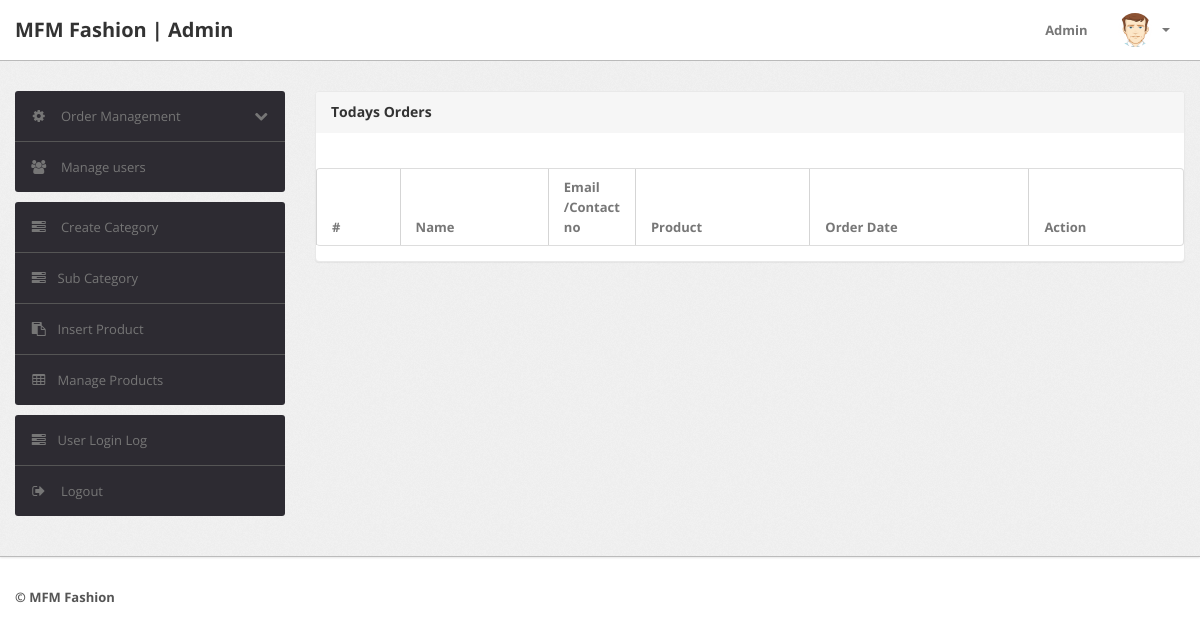
The page /shopping/admin/todays-orders.php (signed in) on the database as committed earlier.
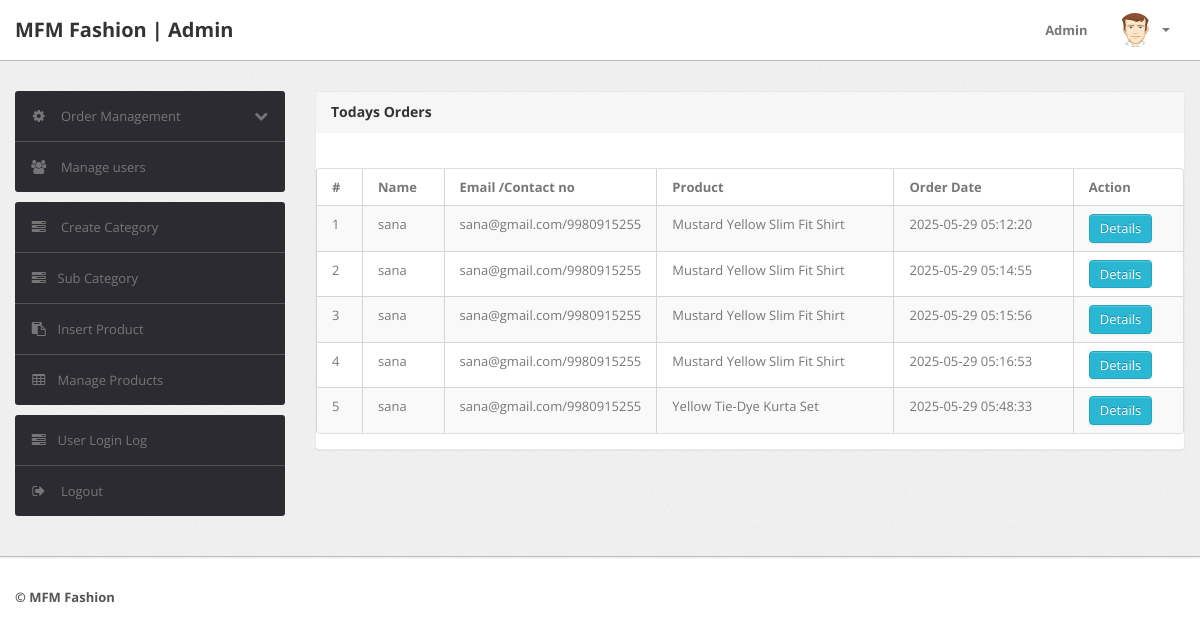
The same page on the database as committed later.
### tables this page shows
CREATE TABLE `orders` (
  `id` int(11) NOT NULL,
  `userId` int(11) DEFAULT NULL,
  `productId` varchar(255) DEFAULT NULL,
  `quantity` int(11) DEFAULT NULL,
  `orderDate` timestamp NOT NULL DEFAULT current_timestamp(),
  `paymentMethod` varchar(50) DEFAULT NULL,
  `orderStatus` varchar(55) DEFAULT NULL
);

CREATE TABLE `users` (
  `id` int(11) NOT NULL,
  `name` varchar(255) DEFAULT NULL,
  `email` varchar(255) DEFAULT NULL,
  `contactno` bigint(11) DEFAULT NULL,
  `password` varchar(255) DEFAULT NULL,
  `shippingAddress` longtext DEFAULT NULL,
  `shippingState` varchar(255) DEFAULT NULL,
  `shippingCity` varchar(255) DEFAULT NULL,
  `shippingPincode` int(11) DEFAULT NULL,
  `billingAddress` longtext DEFAULT NULL,
  `billingState` varchar(255) DEFAULT NULL,
  `billingCity` varchar(255) DEFAULT NULL,
  `billingPincode` int(11) DEFAULT NULL,
  `regDate` timestamp NOT NULL DEFAULT current_timestamp(),
  `updationDate` varchar(255) DEFAULT NULL
);

CREATE TABLE `products` (
  `id` int(11) NOT NULL,
  `category` int(11) NOT NULL,
  `subCategory` int(11) DEFAULT NULL,
  `productName` varchar(255) DEFAULT NULL,
  `productCompany` varchar(255) DEFAULT NULL,
  `productPrice` int(11) DEFAULT NULL,
  `productPriceBeforeDiscount` int(11) DEFAULT NULL,
  `productDescription` longtext DEFAULT NULL,
  `productImage1` varchar(255) DEFAULT NULL,
  `productImage2` varchar(255) DEFAULT NULL,
  `productImage3` varchar(255) DEFAULT NULL,
  `shippingCharge` int(11) DEFAULT NULL,
  `productAvailability` varchar(255) DEFAULT NULL,
  `postingDate` timestamp NULL DEFAULT current_timestamp(),
  `updationDate` varchar(255) DEFAULT NULL,
  `stock_quantity` int(11) NOT NULL DEFAULT 0
);

### shopping/admin/todays-orders.php (the view, shortened to what this page needs)
<?php
include('include/config.php');
if(strlen($_SESSION['alogin'])==0)
	{
header('location:index.php');
}
else{
?>
<!DOCTYPE html>
<html lang="en">
<head>
	<link type="text/css" href="bootstrap/css/bootstrap.min.css" rel="stylesheet">
	<link type="text/css" href="bootstrap/css/bootstrap-responsive.min.css" rel="stylesheet">
	<link type="text/css" href="css/theme.css" rel="stylesheet">
	<link type="text/css" href="images/icons/css/font-awesome.css" rel="stylesheet">
</head>
<body>
<?php include('include/header.php');?>
	<div class="wrapper">
		<div class="container">
			<div class="row">
<?php include('include/sidebar.php');?>
			<div class="span9">
					<div class="content">
	<div class="module">
							<div class="module-head">
								<h3>Todays Orders</h3>
							</div>
							<div class="module-body table">
									<br />
					<div class="table-responsive">
			<table cellpadding="0" cellspacing="0" border="0" class="datatable-1 table table-bordered table-striped	 display table-responsive" >
									<thead>
										<tr>
											<th>#</th>
											<th> Name</th>
											<th width="50">Email /Contact no</th>
											<th>Product </th>
											<th>Order Date</th>
											<th>Action</th>
										</tr>
									</thead>
<tbody>
<?php
 $f1="00:00:00";
$from=date('Y-m-d')." ".$f1;
$t1="23:59:59";
$to=date('Y-m-d')." ".$t1;
$query=mysqli_query($con,"select users.name as username,users.email as useremail,users.contactno as usercontact,users.shippingAddress as shippingaddress,users.shippingCity as shippingcity,users.shippingState as shippingstate,users.shippingPincode as shippingpincode,products.productName as productname,products.shippingCharge as shippingcharge,orders.quantity as quantity,orders.orderDate as orderdate,products.productPrice as productprice,orders.id as id  from orders join users on  orders.userId=users.id join products on products.id=orders.productId where orders.orderDate Between '$from' and '$to'");
$cnt=1;
while($row=mysqli_fetch_array($query))
{
?>
										<tr>
											<td><?php echo htmlentities($cnt);?></td>
											<td><?php echo htmlentities($row['username']);?></td>
											<td><?php echo htmlentities($row['useremail']);?>/<?php echo htmlentities($row['usercontact']);?></td>
											<td><?php echo htmlentities($row['productname']);?></td>
											<td><?php echo htmlentities($row['orderdate']);?></td>
											<td>    <a href="order-details.php?oid=<?php echo htmlentities($row['id']);?>" title="Order Details" target="_blank" class="btn btn-info">Details</a>
											</td>
											</tr>
										<?php $cnt=$cnt+1; } ?>
										</tbody>
								</table>
							</div>
							</div>
						</div>
					</div>
				</div>
			</div>
		</div>
	</div>
<?php include('include/footer.php');?>
</body>
<?php } ?>

### shopping/admin/include/header.php (shortened to what this page needs)
<div class="navbar navbar-fixed-top">
		<div class="navbar-inner">
			<div class="container">
			  	<a class="brand" href="#">
			  		MFM Fashion | Admin
			  	</a>
				<div class="nav-collapse collapse navbar-inverse-collapse">
					<ul class="nav pull-right">
						<li><a href="#">
							Admin
						</a></li>
						<li class="nav-user dropdown">
							<a href="#" class="dropdown-toggle" data-toggle="dropdown">
								<img src="images/user.png" class="nav-avatar" />
								<b class="caret"></b>
							</a>
						</li>
					</ul>
				</div>
			</div>
		</div>
	</div>

### shopping/admin/include/sidebar.php (shortened to what this page needs)
<div class="span3">
	<div class="sidebar">
       <ul class="widget widget-menu unstyled">
			<li>
				<a class="collapsed" data-toggle="collapse" href="#togglePages">
					<i class="menu-icon icon-cog"></i>
						<i class="icon-chevron-down pull-right"></i><i class="icon-chevron-up pull-right"></i>
							Order Management
				</a>
							</li>
							<li>
								<a href="manage-users.php">
									<i class="menu-icon icon-group"></i>
									Manage users
								</a>
							</li>
						</ul>
						<ul class="widget widget-menu unstyled">
                                <li><a href="category.php"><i class="menu-icon icon-tasks"></i> Create Category </a></li>
                                <li><a href="subcategory.php"><i class="menu-icon icon-tasks"></i>Sub Category </a></li>
                                <li><a href="insert-product.php"><i class="menu-icon icon-paste"></i>Insert Product </a></li>
                                <li><a href="manage-products.php"><i class="menu-icon icon-table"></i>Manage Products </a></li>
                            </ul>
						<ul class="widget widget-menu unstyled">
							<li><a href="user-logs.php"><i class="menu-icon icon-tasks"></i>User Login Log </a></li>
							<li>
								<a href="logout.php">
									<i class="menu-icon icon-signout"></i>
									Logout
								</a>
							</li>
						</ul>
					</div>
				</div>

### shopping/admin/include/footer.php
<div class="footer">
	<div class="container">
		<b class="copyright">&copy;  MFM Fashion </b>
	</div>
</div>

Rows that differ between the two databases and show on the page:
added orders: userId.name "sana", userId.email "sana@gmail.com", userId.contactno "9980915255", productId.productName "Mustard Yellow Slim Fit Shirt", orderDate "2025-05-29 05:12:20"
added orders: userId.name "sana", userId.email "sana@gmail.com", userId.contactno "9980915255", productId.productName "Mustard Yellow Slim Fit Shirt", orderDate "2025-05-29 05:14:55"
added orders: userId.name "sana", userId.email "sana@gmail.com", userId.contactno "9980915255", productId.productName "Mustard Yellow Slim Fit Shirt", orderDate "2025-05-29 05:15:56"
added orders: userId.name "sana", userId.email "sana@gmail.com", userId.contactno "9980915255", productId.productName "Mustard Yellow Slim Fit Shirt", orderDate "2025-05-29 05:16:53"
added orders: userId.name "sana", userId.email "sana@gmail.com", userId.contactno "9980915255", productId.productName "Yellow Tie-Dye Kurta Set", orderDate "2025-05-29 05:48:33"
